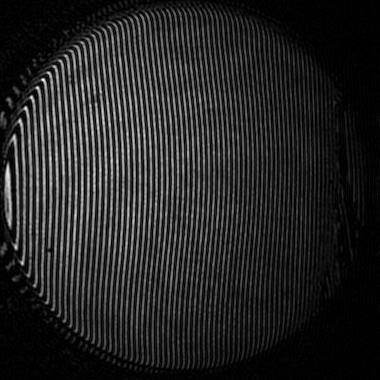
#> input picture output.jpg, 380 x 380 px, found by its file name
$ python FringeFind.py
#> lines starting #> are read from the running program, lines starting #| are printed output that depends on the picture; after the words box and inside, x2 and y2 are one past the last pixel; in counts of white or black regions, pixels touching at a corner belong together; long printed decimals are rounded
import cv2
import matplotlib.pyplot as plt
from scipy.ndimage import gaussian_filter1d
import numpy as np
import math
#from tempfile import TemporaryFile

img=cv2.imread("C:\\Users\\SiddiquW\\hello\\output.jpg") #Change location as per image address
#> img is the input picture: shape (380, 380, 3); min 0, max 255, mean 36.9
img= cv2.cvtColor(img, cv2.COLOR_BGR2GRAY)
#> img: shape (380, 380)


fringepiccropwidth=img.shape[1]  #Gets rows of img
#> fringepiccropwidth = 380
fringepiccropheight=img.shape[0] #Get coloums of img
#> fringepiccropheight = 380
oversample=1
sampledistance=0.25
samplecount=1
xstart=-1
gaussianfilterwidth=12

fringepoints=[]                             #Array which stores the points of all the array


print("Start.....")

y=0
#Lo
while y in range (fringepiccropheight):
    fringesline=[]                          #This array is for one perticular row
    tmpfringepoints=[]
    for x in range (fringepiccropheight):   #value which moves in a row=640
        tmp=0
        if(y==0 or y==fringepiccropheight-1):
            xpos=x
            ypos=y
            tmp=tmp+img[ypos][xpos]
            fringesline.append(tmp)
        elif(y==1 or y==fringepiccropheight-2):
            for j in range (y-1,y+1):        ## in range y-1 y y+1
                xpos=x
                ypos=j
                tmp=tmp+img[ypos][xpos]
            fringesline.append(tmp/3)
        else:
            for j in range (y-2,y+3):        ## y-2 y-1 y y+1 y+2
                xpos=x
                ypos=j
                tmp=tmp+img[ypos][xpos]
            fringesline.append(tmp/5)
    #print(fringesline)
    ##---Gausian filter--##
    normalised=[]
    g_array=gaussian_filter1d(fringesline,gaussianfilterwidth)
    normalised=fringesline-g_array

    ##--Find Zero Crossings and store in array--#
    zeroCross=[]
    counter=-1

    for x in normalised:
        if(counter!=len(normalised)-2):
            counter+=1
            if (normalised[counter] > 0) != (normalised[counter+1] > 0):
                zeroCross.append(counter)


    ##--Itterte through array, pick two points, check if centre value is +/-, --#
    ##--If +, extract all points btwn those two points else if -ve, do notthing and go to next point --#

    x_poly=[]
    y_poly=[]
    for i in range(len(zeroCross)-1):
        if(i%2==0):
            x_poly.clear()
            y_poly.clear()
            a=zeroCross[i]
            b=zeroCross[i+1]

            for x in range (a-2,b+2):
                x_poly.append(x)
                y_poly.append(normalised[x])

            coefficients = np.polyfit(x_poly, y_poly, 2)
            poly = np.poly1d(coefficients)

            highPoint=(poly[1]/(2*poly[2]))*-1
            tmpfringepoints.append(highPoint)
    fringepoints.append(tmpfringepoints)
    #Index 0 of fringepoint represent row 1 of image and so on..
    #i.e format of fringepoints is [[all points of row1],[all points of row2],[all points of row3],....]
    ##--Fit poly onto extracted points and find peak--#
    ##--Store peak location into fringepoints--#

    y+=1
#> after the loop, fringepoints = 380 items; y = 380


x_lis=[]
for i in range (len(fringepoints)):
    x_lis.append(i)
#> after the loop, x_lis = 380 values from 0 to 379

fig=plt.figure(figsize=(15,10))
ax = fig.add_subplot(111)
for direction in ["left","bottom"]:
    ax.spines[direction].set_position('zero')
    #ax.spines[direction].set_smart_bounds(True)
for direction in ["right","top"]:
    ax.spines[direction].set_color('none')
ax.xaxis.set_ticks_position('bottom')
ax.yaxis.set_ticks_position('left')
ax.grid(False)

#plt.plot(normalised)
#ax.scatter(fringepoints,x_lis,color='r') ##--> Plots all the fringes found
#plt.show()


image=cv2.imread("C:\\Users\\SiddiquW\\hello\\output.jpg") #Change location as per image address


for coord in fringepoints:
    y=fringepoints.index(coord)
    for i in coord:
        try:   #Try-except to avoid overflow
            i=int(i)
            cv2.circle(image, (i, y), 1, 255, -100)  #Sometimes trows OverflowError: Python int too large to convert to C long
                                                 #If shows error, Crop Image again with different crop inputs
        except:
            continue
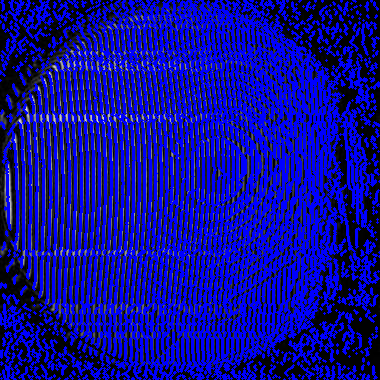
#> image: shape (380, 380, 3); mean B, G, R 146.2, 11.9, 11.9

size=0
maxfringe=[]
for points in fringepoints:
    if(len(points)>size):
        maxfringe.clear()
        size=len(points)
        maxfringe=points
#> this loop made 380 passes
#> size on passes 1, 3, 8, 24, 50, 65, 81, 82, 85, 123, 124, 188: 46, 54, 55, 61, 62, 65, 66, 68, 69, 70, 72, 73
#> after the loop, maxfringe = 73 values, max 382 at index 61, min 7.28 at index 0, mean 208.9; size = 73

maxfringe=fringepoints[fringepoints.index(maxfringe)+5]   ## +5 is not necessary, can be used if maxfringe is a bit off
#> maxfringe = 71 values, max 377.3 at index 70, min 7.4 at index 0, mean 205
for pnt in maxfringe:
    cv2.circle(image, (int(pnt), fringepoints.index(maxfringe)), 1, [0,255,0], -10)
#> this loop made 71 passes
#> pnt on passes 1 to 12: 7.4, 17.15, 23.53, 30.2, 36.93, 43.46, 50.36, 56.62, 63.59, 69.61, 75.27, 81.35
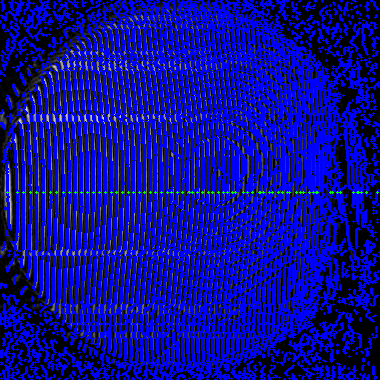
#> image: shape (380, 380, 3); 0.24% of pixels changed, all inside (x1, y1, x2, y2) = (6, 191, 379, 194)


#plt.imshow(image)
#plt.show()

image1=cv2.imread("C:\\Users\\SiddiquW\\hello\\output.jpg")   #Change location as per image address


def calc_index(point):
    for xyz in fringepoints:
        #print(xyz)
        if(point in xyz):
            return fringepoints.index(xyz)


searchdistance=5
calibrationSize=0.02617
fringes=[]  #Surface Data array
#Main loop which connects fringes
for points in maxfringe:
    print("point found",str(points))
    counter=maxfringe.index(points)
    startpoint=points
    finding_point=True
    close_point=0
    close_point_row=0
    maxfringe_index=fringepoints.index(maxfringe)
    fringes.append([startpoint*calibrationSize,maxfringe_index*calibrationSize,(counter+1)*0.000532])
    tmpPoints=[]

    #Search top half of image
    while(finding_point==True):
        shortestdistance=100
        row=calc_index(startpoint)
        tmpPoints.clear()
        for i in range (row-searchdistance,row):
            for j in fringepoints[i]:
                if(i<0):
                    break
                if( (j>=(startpoint-3.0) and j<=(startpoint+3.0)) and j!=startpoint ):
                    tmpPoints.append(j)
                    distance=math.sqrt((j-startpoint)**2 + (i-row)**2)
                    if(distance<shortestdistance):
                        shortestdistance=distance
                        close_point=j
                        close_point_row=i
                elif( ((i==row-1) and (j==fringepoints[i][-1])) and len(tmpPoints)==0):
                    finding_point=False


        if(len(tmpPoints)!=0):
            startpoint=close_point
            fringes.append([close_point*calibrationSize,close_point_row*calibrationSize,(counter+1)*0.000532])

            if(maxfringe.index(points)%2==0):
                cv2.circle(image1, (int(startpoint),i), 1, [145,145,0], -1)
            else:
                cv2.circle(image1, (int(startpoint),i), 1, [200,100,0], -1)
        else:
            finding_point=False

    #Search bottom half of image
    startpoint=points
    finding_point=True
    tmpPoints.clear()
    while(finding_point==True):
        shortestdistance=100
        row=calc_index(startpoint)
        if(row>=fringepiccropheight-searchdistance):
            finding_point=False
            break
        tmpPoints.clear()
        for i in range (row+1,row+(searchdistance+1)):
            if(i>=len(fringepoints)):
                print("done")
                finding_point=False
                break
            for j in fringepoints[i]:
                if ( (j>=(startpoint-3.0) and j<=(startpoint+3.0)) and j!=startpoint):
                    tmpPoints.append(j)
                    distance=math.sqrt((j-startpoint)**2 + (i-row)**2)
                    if(distance<shortestdistance):
                        shortestdistance=distance
                        close_point=j
                        close_point_row=i
                elif((i==row+searchdistance) and (j==fringepoints[i][-1]) and len(tmpPoints)==0):
                    finding_point=False


        if(len(tmpPoints)!=0):
            startpoint=close_point
            fringes.append([close_point*calibrationSize,close_point_row*calibrationSize,(counter+1)*0.000532])

            if(maxfringe.index(points)%2==0):
                cv2.circle(image1, (int(startpoint),i), 1, [0,255,0], -10)
            else:
                cv2.circle(image1, (int(startpoint),i), 1, [255,0,0], -10)
#> this loop made 71 passes
#> points on passes 1 to 12: 7.4, 17.15, 23.53, 30.2, 36.93, 43.46, 50.36, 56.62, 63.59, 69.61, 75.27, 81.35
#| point found 7.401
#| point found 17.153
#| point found 23.533
#| point found 30.201
#| point found 36.925
#| point found 43.459
#| point found 50.363
#| point found 56.623
#> (further printed lines are left out)
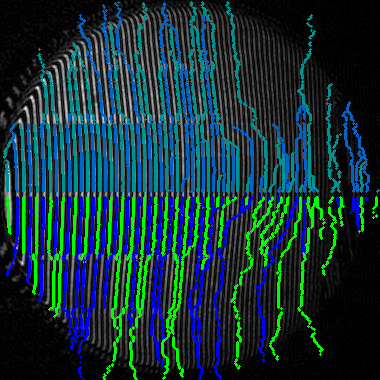
#> image1: shape (380, 380, 3); mean B, G, R 54.5, 50.2, 20.6
#> after the loop, fringes = 18305 items, first 6: [0.194, 5.02, 0.000532], [0.19, 5, 0.000532], [0.189, 4.97, 0.000532], [0.19, 4.95, 0.000532], [0.19, 4.92, 0.000532], [0.19, 4.89, 0.000532]


#print(fringes)
#plt.imshow(image1)  # Displays the image with connected fringes
#plt.show()

"""
NOTE: SurafceFit will need to be run separately as it is not connected with this module yet.
"""
def ret_surfaceData():
    surface_data=np.array(fringes)
    surface_data=surface_data.reshape(-1,3)
    return surface_data

#outfile = "C:\\Users\\SiddiquW\\hello\\surface_data"
#np.savez(outfile,fringes)
